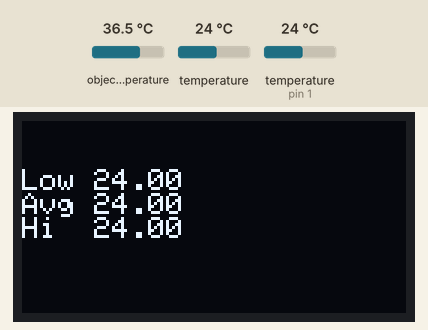
This sketch was run on a simulated Arduino Uno, built with avr-gcc and run on an emulated ATmega328P. On the bench: 128×64 one-colour display. Inputs (shaded band) come from the test bench; at power-on: temperature 24 °C, object temperature 36.5 °C, temperature (sensor on pin 1) 24 °C.

Above: at 1.7 s.
1.8 s: temperature (sensor 0) set to 12 °C
At 2.6 s:
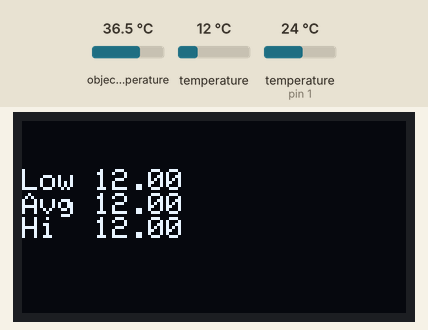
3.3 s: temperature (sensor 0) set to 19 °C
At 4.5 s:
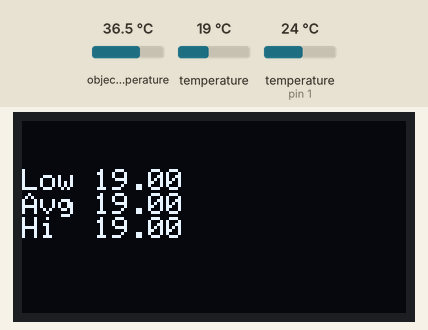
4.8 s: temperature (sensor 0) set to 28 °C
At 5.2 s:
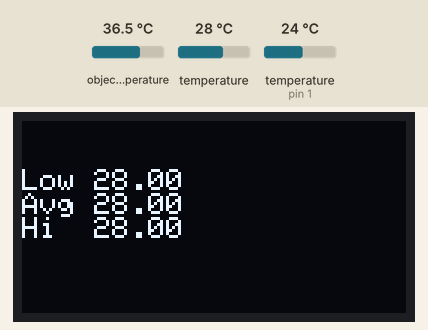
Timing chart, 0 to 7.8 s (numbered marks = the images above; inputs shaded):
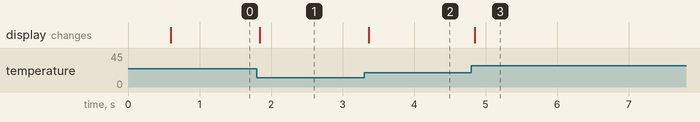

Measured:
- after the input at 1.8 s, the display: changes at once (image 1)
- after the input at 3.3 s, the display: changes after 0.07 s (image 2)
- after the input at 4.8 s, the display: changes after 0.05 s (image 3)

The sketch:

tempsens.ino
```cpp
//#include <SimpleServo.h>
//#include <DigiCDC.h>


#include <Wire.h>
#include <Adafruit_GFX.h>
#include <Adafruit_SSD1306.h>
#include <Adafruit_AMG88xx.h>
#include <Adafruit_MLX90614.h>
Adafruit_AMG88xx amg;
Adafruit_MLX90614 mlx = Adafruit_MLX90614();

#define SCREEN_WIDTH 128 // OLED display width, in pixels
#define SCREEN_HEIGHT 64 // OLED display height, in pixels

// Declaration for an SSD1306 display connected to I2C (SDA, SCL pins)
Adafruit_SSD1306 display(SCREEN_WIDTH, SCREEN_HEIGHT, &Wire, -1);


void setup() {
//	Serial.begin(115200);

	if(!display.begin(SSD1306_SWITCHCAPVCC, 0x3C)) { // Address 0x3D for 128x64
//	if(!display.begin(SSD1306_SWITCHCAPVCC, 0x3D)) { // Address 0x3D for 128x64
//		Serial.println(F("SSD1306 allocation failed"));
		for(;;);
	}

	display.clearDisplay();
	display.setTextSize(1);
	display.setTextColor(WHITE);
	display.setCursor(0, 0);
		display.println(amg.begin() ? "Good 8833" : "Bad 8833");
	display.setCursor(64, 0);
		display.println(mlx.begin() ? "Good 906" : "Bad 906");
	display.display();
	delay(500);
}


float pixels[AMG88xx_PIXEL_ARRAY_SIZE];
float low, high, avg;

void calcbounds(float * arry){
	float px = arry[0];
	low = px;
	high = px;
	avg = px;
	for(int i = 1; i < AMG88xx_PIXEL_ARRAY_SIZE; i++){
		px = arry[i];
		if(px < low) low = px;
		else if(px > high) high = px;
		avg += px;
	}
	avg /= AMG88xx_PIXEL_ARRAY_SIZE;
}

static const uint8_t pixorder[64] = {
34, 1, 57, 22, 15, 49, 18, 24, 46, 23, 45, 14, 28, 47, 61, 62, 31, 50, 38, 58, 56, 6, 48, 0, 27, 33, 32, 43, 55, 5, 12, 29, 10, 3, 59, 42, 40, 44, 16, 35, 11, 17, 39, 37, 30, 20, 60, 25, 26, 2, 9, 21, 41, 4, 7, 36, 19, 52, 51, 54, 13, 53, 8
};


int shufoff = 0;

void drawfire(float *arry){
	int dxoff = 64;
	int dyoff = 0;
	float delt = (high-low) / 64.0;
	high = high-delt*2;
	low = low+delt*5;
	delt = (high-low) / 64.0;
	for(int y = 0; y < 8; y++){
	float * pxoff = &arry[8*y];
//	int pixstarty = dyoff + ((7-y)*6);
	int pixstarty = dyoff + ((7-y)*8);
	for(int x = 0; x < 8; x++){
		float px = pxoff[x];
		int color = (px - low) / delt;
		if(color > 64) color = 64;
		else if(color < 0) color = 0;
//		int pixstartx = dxoff + ((7-x)*6);
		int pixstartx = dxoff + ((7-x)*8);

		int i;
		for(i = 0; i < color; i++){
			int pixloc = pixorder[(shufoff+i)%64];
			int pxx = pixloc%8;
			int pxy = pixloc/8;
			display.drawPixel(pixstartx + pxx, pixstarty + pxy, WHITE);
		}
		shufoff += 659;
		shufoff %=64;
//		display.drawPixel(pixstartx, pixstarty, color > 16);
//		display.fillCircle(pixstartx+3, pixstarty+3, color/10, WHITE);
//		if( color > 16) drawPixel(pixstartx, pixstarty);

	}}

//	display.drawBitmap(dxoff, dyoff, bitmap, 48, 48, 0);

}

// the loop function runs over and over again forever
void loop() {
	float amgc = amg.readThermistor();
	float mlxamb = mlx.readAmbientTempC();
	float mlxobj = mlx.readObjectTempC();
	amg.readPixels(pixels);
	calcbounds(pixels);
	display.clearDisplay();
	drawfire(pixels);


	display.setTextSize(1);
	display.setTextColor(WHITE);
/*
	display.setCursor(0, 0);
	display.print("8833 *c");
	display.setCursor(0, 8);
	display.print(amgc);

	display.setCursor(60, 0);
	display.print("906 *c");
	display.setCursor(60, 8);
	display.print(mlxamb);
	display.print(" ");
//	display.setCursor(64, 8);
	display.print(mlxobj);
*/

	display.setCursor(0, 16);
	display.print("Low ");
	display.println(low);
	display.print("Avg ");
	display.println(avg);
	display.print("Hi  ");
	display.println(high);


	display.display();
//	delay(500);
/*
  SerialUSB.write(SerialUSB.read());
  SerialUSB.delay(1000);

  delay(1000);                       // wait for a second

  SerialUSB.delay(300);
*/

}
```
